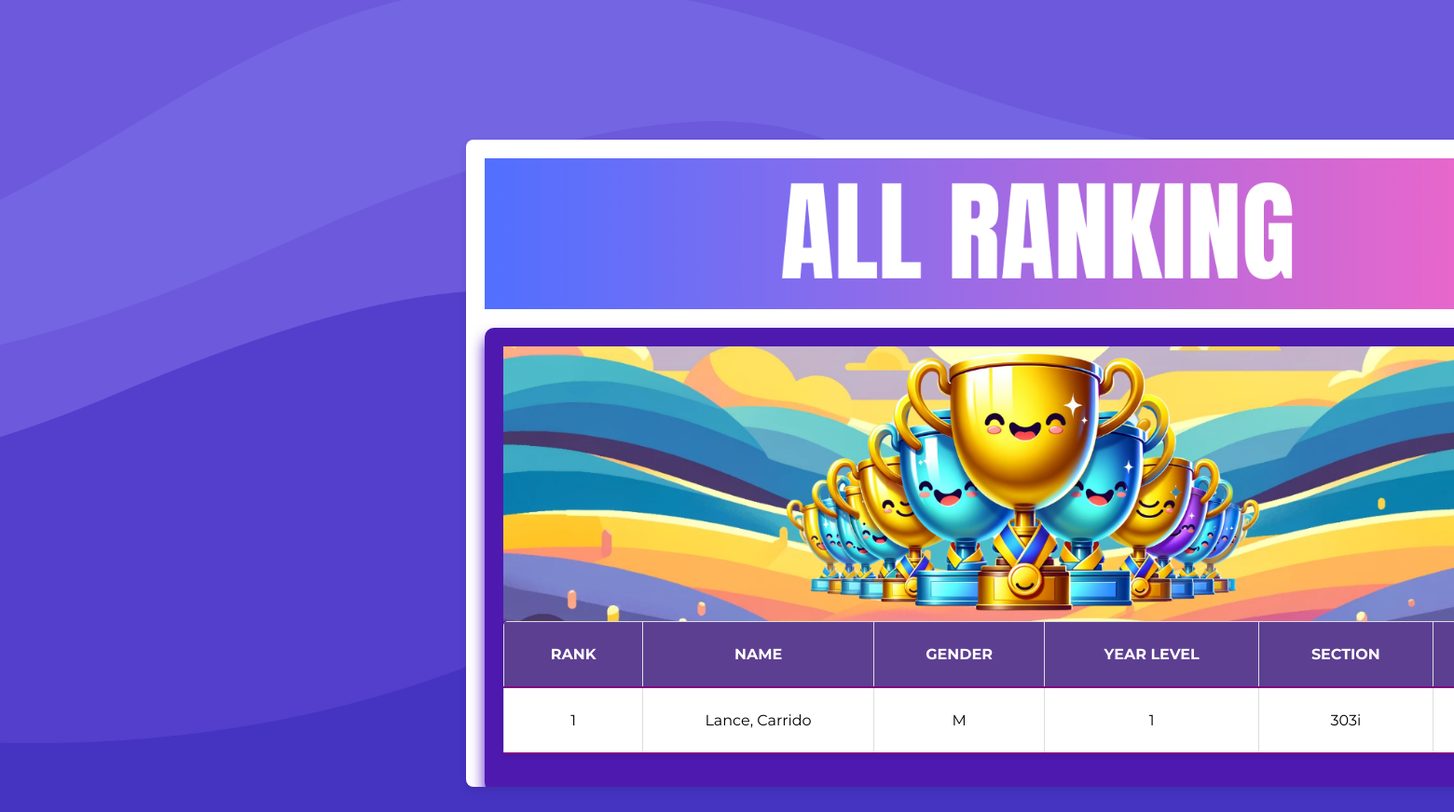
/adminView/viewRanking.php, run on the app's committed database.
### tables this page shows
CREATE TABLE `rank` (
  `username` varchar(225) NOT NULL,
  `score` int(11) NOT NULL,
  `time` timestamp NOT NULL DEFAULT current_timestamp() ON UPDATE current_timestamp()
);

CREATE TABLE `user` (
  `id` int(11) NOT NULL,
  `role` varchar(5) NOT NULL,
  `username` varchar(225) NOT NULL,
  `firstname` varchar(225) NOT NULL,
  `middlename` varchar(50) NOT NULL,
  `lastname` varchar(255) NOT NULL,
  `email` varchar(225) NOT NULL,
  `contactnum` bigint(11) NOT NULL,
  `gender` varchar(1) NOT NULL,
  `address` varchar(70) NOT NULL,
  `birthdate` date NOT NULL,
  `course` varchar(10) NOT NULL,
  `yr_lvl` int(1) NOT NULL,
  `section` varchar(20) NOT NULL,
  `password` varchar(225) NOT NULL
);

### adminView/viewRanking.php (the view, shortened to what this page needs)
<!DOCTYPE html>
<html>
<head>
    <link rel="stylesheet" type="text/css" href="./CSS/Ranking.css">
    <link rel="stylesheet" href="./CSS/Rquiz.css">
</head>
<body>
    <div class="content-container">
    <img src="./MainPics/h6.png" alt="QuizMaster" style="width: 100%; display: block; margin: 0 auto;">
        <div class="table-container">
            <img src="./MainPics/f11.png" alt="QuizMaster" style="width: 100%; display: block; margin: 0 auto;">
            <table class="table">
                <thead>
                    <tr>
                        <th>Rank</th>
                        <th>Name</th>
                        <th>Gender</th>
                        <th>Year Level</th>
                        <th>Section</th>
                        <th>Score</th>
                    </tr>
                </thead>
                <?php
                include "./config/mysql_connect.php";
                $q = mysqli_query($conn, "SELECT * FROM rank ORDER BY score DESC");
                $c = 0;
                while ($row = mysqli_fetch_array($q)) {
                    $username = $row['username'];
                    $s = max(0, $row['score']);
                    $q12 = mysqli_query($conn, "SELECT * FROM user WHERE username='$username' ") or die('Error231');
                    while ($row = mysqli_fetch_array($q12)) {
                        $name = $row['firstname'] . ', ' . $row['lastname'];
                        $name1 = ucwords($name);
                        $gender = $row['gender'];
                        $yrlvl = $row['yr_lvl'];
                        $section = $row['section'];
                    }
                    $c++;
                    echo '
                        <tr>
                            <td>' . $c . '</td>
                            <td>' . $name1 . '</td>
                            <td>' . $gender . '</td>
                            <td>' . $yrlvl . '</td>
                            <td>' . $section . '</td>
                            <td>' . $s . '</td>
                        </tr>';
                }
                ?>
            </table>
        </div>
    </div>
</body>
</html>

### CSS/Ranking.css (style rules this page uses)
body { font-family: 'Poppins', Arial, sans-serif; background: url(../MainPics/b1.png) no-repeat; display: flex; flex-direction: column; align-items: center; min-height: 100vh; justify-content: flex-start; position: flex; margin-left: auto; margin-right:auto; background-size: cover; }
.table-container { max-width: 1300px; width: 100%; margin-top: 20px; background-color: #4e19af; box-shadow: 0px 10px 15px #5113c4; padding: 20px; border-radius: 10px; box-sizing: border-box; }
.table-container img { max-width: 100%; height: auto; display: block; margin: 0 auto; }
table { width: 100%; border-collapse: collapse; font-size: 0.9em; border-radius: 5px 5px 0 0; overflow: hidden; box-shadow: 0 0 20px rgba(0,0,0,0.15); }
th, td { padding: 12px 15px; text-align: left; }
th { background-color: #800080; color: #ffffff; text-transform: uppercase; }
tr:nth-child(odd) { background-color: #ffffff; }
tr:last-of-type { border-bottom: 2px solid #800080; }

### CSS/Rquiz.css (style rules this page uses)
body { font-family: 'Montserrat', sans-serif; background: url(../MainPics/b1.png) no-repeat; display: flex; position: flex; margin-left: auto; margin-right:auto; background-size: cover; }
.content-container { max-width: 1500px; width: 1200px; margin: auto; position: absolute; top: 150px; left: 500px; padding: 20px; background-color: #ffffff; border-radius: 8px; box-shadow: 0 4px 8px rgba(0, 0, 0, 0.1); overflow-y: auto; max-height: calc(75vh - 70px); }
.table { max-width: 1500px; margin: 0 auto 20px; box-shadow: 0 2px 5px rgba(0,0,0,0.1); }
.table th, .table td { padding: 25px; border: 1px solid #ddd; text-align: center; font-size: 16px; }
.table th { background-color: #5d3f92; }

### data on the page
rank: user.firstname+lastname "Lance, Carrido", user.gender "M", user.yr_lvl "1", user.section "303i"
